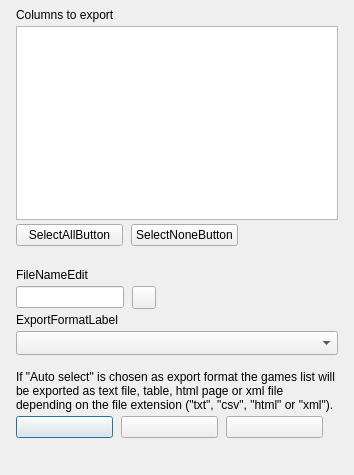
<?xml version="1.0" encoding="UTF-8"?>
<ui version="4.0">
  <class>ExportGamesListForm</class>
  <widget class="QDialog" name="ExportGamesListForm">
    <property name="geometry"><rect><x>0</x><y>0</y><width>354</width><height>475</height></rect></property>
    <property name="windowTitle"><string>Export games list</string></property>
    <property name="vclBorderStyle" stdset="0"><string notr="true">bsDialog</string></property>
    <property name="vclPosition" stdset="0"><string notr="true">poOwnerFormCenter</string></property>
    <property name="vclKeyPreview" stdset="0"><bool>true</bool></property>
    <property name="vclDesignWidth" stdset="0"><number>354</number></property>
    <property name="vclDesignHeight" stdset="0"><number>475</number></property>
    <layout class="QVBoxLayout" name="ExportGamesListForm_Layout" stretch="0,0,0,0,0,1">
      <property name="leftMargin"><number>16</number></property>
      <property name="topMargin"><number>8</number></property>
      <property name="rightMargin"><number>16</number></property>
      <property name="bottomMargin"><number>8</number></property>
      <property name="spacing"><number>0</number></property>
      <item>
        <layout class="QGridLayout" name="ExportGamesListForm_Section1" columnstretch="0,0,1">
          <property name="leftMargin"><number>0</number></property>
          <property name="topMargin"><number>0</number></property>
          <property name="rightMargin"><number>0</number></property>
          <property name="bottomMargin"><number>0</number></property>
          <property name="horizontalSpacing"><number>8</number></property>
          <property name="verticalSpacing"><number>4</number></property>
          <item row="0" column="0" colspan="3">
            <widget class="QLabel" name="ListBoxLabel">
              <property name="text"><string>Columns to export</string></property>
              <property name="textFormat"><enum>Qt::PlainText</enum></property>
              <property name="alignment"><set>Qt::AlignLeft|Qt::AlignTop</set></property>
            </widget>
          </item>
          <item row="1" column="0" colspan="3">
            <widget class="QListWidget" name="ListBox">
              <property name="vclCheckList" stdset="0"><bool>true</bool></property>
              <property name="minimumSize"><size><width>0</width><height>194</height></size></property>
            </widget>
          </item>
          <item row="2" column="0" alignment="Qt::AlignLeft">
            <widget class="QPushButton" name="SelectAllButton">
              <property name="text"><string>SelectAllButton</string></property>
              <property name="autoDefault"><bool>false</bool></property>
              <property name="vclOnClick" stdset="0"><string notr="true">SelectButtonClick</string></property>
              <property name="minimumSize"><size><width>107</width><height>0</height></size></property>
            </widget>
          </item>
          <item row="2" column="1" alignment="Qt::AlignLeft">
            <widget class="QPushButton" name="SelectNoneButton">
              <property name="tag" stdset="0"><number>1</number></property>
              <property name="text"><string>SelectNoneButton</string></property>
              <property name="autoDefault"><bool>false</bool></property>
              <property name="vclOnClick" stdset="0"><string notr="true">SelectButtonClick</string></property>
              <property name="minimumSize"><size><width>107</width><height>0</height></size></property>
            </widget>
          </item>
          <item row="0" column="2">
            <spacer name="ExportGamesListForm_Section1_HFill">
              <property name="orientation"><enum>Qt::Horizontal</enum></property>
              <property name="sizeHint" stdset="0"><size><width>0</width><height>0</height></size></property>
            </spacer>
          </item>
        </layout>
      </item>
      <item>
        <spacer name="ExportGamesListForm_Gap1">
          <property name="orientation"><enum>Qt::Vertical</enum></property>
          <property name="sizeType"><enum>QSizePolicy::Fixed</enum></property>
          <property name="sizeHint" stdset="0"><size><width>0</width><height>22</height></size></property>
        </spacer>
      </item>
      <item>
        <layout class="QGridLayout" name="ExportGamesListForm_Section2" columnstretch="0,0,1">
          <property name="leftMargin"><number>0</number></property>
          <property name="topMargin"><number>0</number></property>
          <property name="rightMargin"><number>0</number></property>
          <property name="bottomMargin"><number>0</number></property>
          <property name="horizontalSpacing"><number>8</number></property>
          <property name="verticalSpacing"><number>4</number></property>
          <item row="0" column="0" colspan="3">
            <widget class="QLabel" name="FileNameEdit_EditLabel">
              <property name="text"><string>FileNameEdit</string></property>
              <property name="textFormat"><enum>Qt::PlainText</enum></property>
              <property name="vclFocusControl" stdset="0"><string notr="true">FileNameEdit</string></property>
              <property name="vclLabeledEditOf" stdset="0"><string notr="true">FileNameEdit</string></property>
            </widget>
          </item>
          <item row="1" column="0">
            <widget class="QLineEdit" name="FileNameEdit">
      </widget>
          </item>
          <item row="1" column="1" colspan="2">
            <widget class="QToolButton" name="SelectFileButton">
              <property name="icon"><iconset resource="../../resources/dfend.qrc"><normaloff>:/glyphs/92d9d1a333bceee3.png</normaloff></iconset></property>
              <property name="iconSize"><size><width>16</width><height>16</height></size></property>
            </widget>
          </item>
          <item row="2" column="0" colspan="3">
            <widget class="QLabel" name="ExportFormatLabel">
              <property name="text"><string>ExportFormatLabel</string></property>
              <property name="textFormat"><enum>Qt::PlainText</enum></property>
              <property name="alignment"><set>Qt::AlignLeft|Qt::AlignTop</set></property>
            </widget>
          </item>
          <item row="3" column="0" colspan="3">
            <widget class="QComboBox" name="ExportFormatComboBox">
              <property name="editable"><bool>false</bool></property>
              <property name="maxVisibleItems"><number>8</number></property>
              <property name="sizeAdjustPolicy"><enum>QComboBox::AdjustToMinimumContentsLengthWithIcon</enum></property>
              <property name="minimumContentsLength"><number>10</number></property>
            </widget>
          </item>
          <item row="0" column="2">
            <spacer name="ExportGamesListForm_Section2_HFill">
              <property name="orientation"><enum>Qt::Horizontal</enum></property>
              <property name="sizeHint" stdset="0"><size><width>0</width><height>0</height></size></property>
            </spacer>
          </item>
        </layout>
      </item>
      <item>
        <spacer name="ExportGamesListForm_Gap2">
          <property name="orientation"><enum>Qt::Vertical</enum></property>
          <property name="sizeType"><enum>QSizePolicy::Fixed</enum></property>
          <property name="sizeHint" stdset="0"><size><width>0</width><height>15</height></size></property>
        </spacer>
      </item>
      <item>
        <layout class="QGridLayout" name="ExportGamesListForm_Section3" columnstretch="0,0,0,1">
          <property name="leftMargin"><number>0</number></property>
          <property name="topMargin"><number>0</number></property>
          <property name="rightMargin"><number>0</number></property>
          <property name="bottomMargin"><number>0</number></property>
          <property name="horizontalSpacing"><number>8</number></property>
          <property name="verticalSpacing"><number>4</number></property>
          <item row="0" column="0" colspan="4">
            <widget class="QLabel" name="InfoLabel">
              <property name="text"><string>If "Auto select" is chosen as export format the games list will be exported as text file, table, html page or xml file depending on the file extension ("txt", "csv", "html" or "xml").</string></property>
              <property name="textFormat"><enum>Qt::PlainText</enum></property>
              <property name="wordWrap"><bool>true</bool></property>
              <property name="alignment"><set>Qt::AlignLeft|Qt::AlignTop</set></property>
            </widget>
          </item>
          <item row="1" column="0" alignment="Qt::AlignLeft">
            <widget class="QPushButton" name="OKButton">
              <property name="text"><string /></property>
              <property name="autoDefault"><bool>false</bool></property>
              <property name="vclKind" stdset="0"><string notr="true">bkOK</string></property>
              <property name="default"><bool>true</bool></property>
              <property name="vclModalResult" stdset="0"><string notr="true">mrOk</string></property>
              <property name="vclOnClick" stdset="0"><string notr="true">OKButtonClick</string></property>
              <property name="minimumSize"><size><width>97</width><height>0</height></size></property>
            </widget>
          </item>
          <item row="1" column="1" alignment="Qt::AlignLeft">
            <widget class="QPushButton" name="CancelButton">
              <property name="text"><string /></property>
              <property name="autoDefault"><bool>false</bool></property>
              <property name="vclKind" stdset="0"><string notr="true">bkCancel</string></property>
              <property name="vclCancel" stdset="0"><bool>true</bool></property>
              <property name="vclModalResult" stdset="0"><string notr="true">mrCancel</string></property>
              <property name="minimumSize"><size><width>97</width><height>0</height></size></property>
            </widget>
          </item>
          <item row="1" column="2" alignment="Qt::AlignLeft">
            <widget class="QPushButton" name="HelpButton">
              <property name="text"><string /></property>
              <property name="autoDefault"><bool>false</bool></property>
              <property name="vclKind" stdset="0"><string notr="true">bkHelp</string></property>
              <property name="vclOnClick" stdset="0"><string notr="true">HelpButtonClick</string></property>
              <property name="minimumSize"><size><width>97</width><height>0</height></size></property>
            </widget>
          </item>
          <item row="0" column="3">
            <spacer name="ExportGamesListForm_Section3_HFill">
              <property name="orientation"><enum>Qt::Horizontal</enum></property>
              <property name="sizeHint" stdset="0"><size><width>0</width><height>0</height></size></property>
            </spacer>
          </item>
        </layout>
      </item>
      <item>
        <spacer name="ExportGamesListForm_VFill">
          <property name="orientation"><enum>Qt::Vertical</enum></property>
          <property name="sizeHint" stdset="0"><size><width>0</width><height>0</height></size></property>
        </spacer>
      </item>
    </layout>
  </widget>
  <tabstops>
    <tabstop>ListBox</tabstop>
    <tabstop>SelectAllButton</tabstop>
    <tabstop>SelectNoneButton</tabstop>
    <tabstop>FileNameEdit</tabstop>
    <tabstop>ExportFormatComboBox</tabstop>
    <tabstop>OKButton</tabstop>
    <tabstop>CancelButton</tabstop>
    <tabstop>HelpButton</tabstop>
  </tabstops>
  <resources>
    <include location="../../resources/dfend.qrc" />
  </resources>
  <connections />
</ui>
